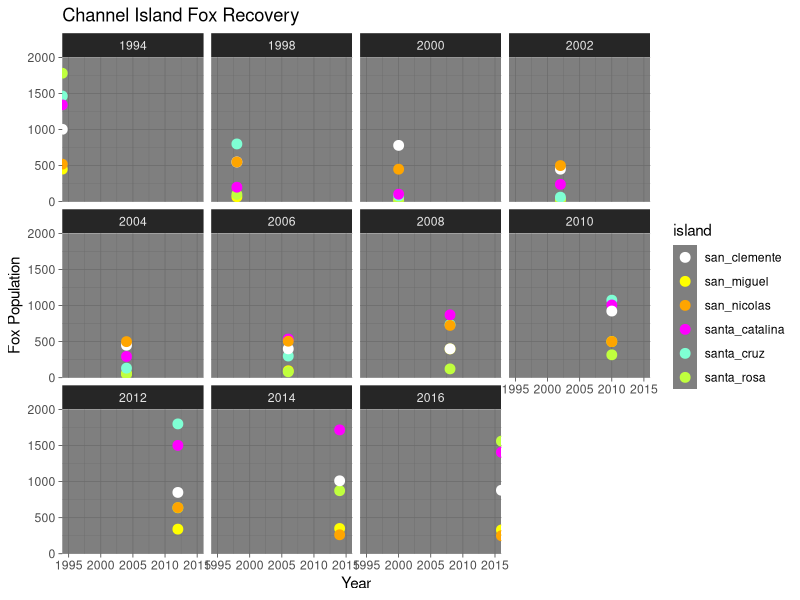

Reproduce this figure in R. (Note: this script raises an error after producing the figure.)
## ---- chunk 1
knitr::opts_chunk$set(echo = TRUE)
## ---- chunk 2
library(tidyverse)
library(gganimate)
library(ggrepel)
library(ggridges)
## ---- chunk 3

# Get data:
ci_fox_pop <- read_csv("ci_fox_pop.csv")

# Gather it:
fox <- ci_fox_pop %>% 
  gather(island, pop, san_miguel:san_nicolas)

# Make a static plot frst! 
ggplot(fox, aes(x = year, y = pop)) +
  geom_point(size = 3, aes(color = island)) +
  theme_dark() +
  scale_colour_manual(values = c("white", "yellow","orange","magenta", "aquamarine","olivedrab1")) +
  labs(x = "Year", y = "Fox Population", title = "Channel Island Fox Recovery") +
  scale_y_continuous(expand = c(0,0), limits = c(0,2000)) +
  scale_x_continuous(expand = c(0,0), limits = c(1994, 2016)) +
  facet_wrap(~year)# yes, this makes no sense - but this is what we want. All of the different states are plotting separately. That's good! We're going to combine them using gganimate transitions. 
## ---- chunk 4

# Make an animated version (remove facet_wrap, instead add animation) - 30 seconds

ggplot(fox, aes(x = year, y = pop)) +
  geom_point(size = 3, aes(color = island)) +
  theme_dark() +
  scale_colour_manual(values = c("white", "yellow","orange","magenta", "aquamarine","olivedrab1")) +
  labs(x = "Year", y = "Fox Population", title = "Channel Island Fox Recovery") +
  scale_y_continuous(expand = c(0,0), limits = c(0,2000)) +
  scale_x_continuous(expand = c(0,0), limits = c(1994, 2016)) +
  transition_states(states = year, transition_length = 1, state_length = 1, wrap = FALSE)

## ---- chunk 5

ggplot(fox, aes(x = year, y = pop)) +
  geom_point(size = 3, aes(color = island)) +
  theme_dark() +
  scale_colour_manual(values = c("white", "yellow","orange","magenta", "aquamarine","olivedrab1")) +
  labs(x = "Year", y = "Fox Population", title = "Channel Island Fox Recovery") +
  scale_y_continuous(expand = c(0,0), limits = c(0,2000)) +
  scale_x_continuous(expand = c(0,0), limits = c(1994, 2016)) +
  transition_states(states = year, transition_length = 1, state_length = 1, wrap = FALSE) +
  ease_aes('cubic-in-out') +
  shadow_wake(wake_length = 0.2) 

## ---- chunk 6
# Also try shadow_mark to leave a point:

ggplot(fox, aes(x = year, y = pop)) +
  geom_point(size = 3, aes(color = island)) +
  theme_dark() +
  scale_colour_manual(values = c("white", "yellow","orange","magenta", "aquamarine","olivedrab1")) +
  labs(x = "Year", y = "Fox Population", title = "Channel Island Fox Recovery") +
  scale_y_continuous(expand = c(0,0), limits = c(0,2000)) +
  scale_x_continuous(expand = c(0,0), limits = c(1994, 2016)) +
  transition_states(states = year, transition_length = 1, state_length = 1, wrap = FALSE) +
  ease_aes('cubic-in-out') +
  shadow_mark()
## ---- chunk 7
# And now with a line graph (transition_reveal):

ggplot(fox, aes(x = year, y = pop)) +
  geom_line(size = 1, aes(color = island)) +
  theme_dark() +
  scale_colour_manual(values = c("white", "yellow","orange","magenta", "aquamarine","olivedrab1")) +
  labs(x = "Year", y = "Fox Population", title = "Channel Island Fox Recovery") +
  scale_y_continuous(expand = c(0,0), limits = c(0,2000)) +
  scale_x_continuous(expand = c(0,0), limits = c(1994, 2016)) +
  transition_reveal(id = island, along = year) + # really wants two things...
  ease_aes('quadratic-in-out')

## ---- chunk 8

ggplot(fox, aes(x = year, y = pop, group = island)) +
  geom_line(size = 1, aes(color = island)) +
  geom_segment(aes(xend = 2016, yend = pop), linetype = 2, colour = 'grey') + 
  geom_label(aes(x = 2016.5, label = island, fill = island), hjust = 0, color = "black") + 
  theme_dark() +
  theme(legend.position = "none") +
  scale_color_manual(values = c("white", "yellow","orange","magenta", "aquamarine","olivedrab1")) +
  scale_fill_manual(values = c("white", "yellow","orange","magenta", "aquamarine","olivedrab1")) +
  labs(x = "Year", y = "Fox Population", title = "Channel Island Fox Recovery\nYear: {frame_along}") +
  scale_y_continuous(expand = c(0,0), limits = c(0,2000)) +
  scale_x_continuous(expand = c(0,0), limits = c(1994, 2022)) +
  transition_reveal(id = island, along = year) + # really wants two things...
  ease_aes('quadratic-in-out')

## ---- chunk 9
View(starwars)
## ---- chunk 10
sw <- starwars %>% 
  filter(species == "Human" | species == "Droid" | species == "Wookiee" | species == "Ewok") %>% 
  mutate(species = factor(species))

sw$species <- fct_relevel(sw$species, "Ewok","Droid","Human","Wookiee")
## ---- chunk 11

# Static version: 

ggplot(sw, aes(x = height, y = mass, label = name)) +
  geom_point(aes(color = species)) + 
  geom_text_repel(size = 2, segment.color = "gray60", segment.size = 0.2) +
  scale_color_manual(values = c("orange","navyblue","magenta","forestgreen")) +
  theme_bw()# Yeah, looks bad but this is what we want! 

## ---- chunk 12
# Animated version (copied from above, minus facet_wrap): 

sw_graph <- ggplot(sw, aes(x = height, y = mass, label = name)) +
  geom_point(aes(color = species), size = 3) + 
  labs(title = "Species: {current_frame}") +
  geom_text_repel(size = 3, segment.color = "gray60", segment.size = 0.2) + 
  scale_color_manual(values = c("orange","navyblue","magenta","forestgreen")) +
  theme_bw() +
  transition_manual(frames = species) # No tweening! That makes sense if you don't have a logical path between states. Just want discrete frames that follow each other. Note: There is an argument 'cumulative = TRUE' that seems to be under development with some issues in newer versions...check back later to see if working. 

sw_graph

# Rendering so you can send this to all your friends:
# animate(sw_graph, nframes = 4, renderer = gifski_renderer("sw_graph.gif"))

## ---- chunk 13

ggplot(sw, aes(x = height, y = mass, label = name)) +
  geom_point(color = "gray50", size = 4) +
  geom_smooth(method = "lm", se = FALSE, color = "black", lty = 5, size = 0.5) +
  geom_smooth(method = "lm", se = TRUE, color = "NA") +
  scale_color_manual(values = c("orange","navyblue","magenta","forestgreen")) +
  theme_bw() +
  transition_layers(layer_length = 1, transition_length = 2) +
  enter_fade()

## ---- chunk 14

sw_planets <- starwars %>% 
  filter(homeworld == "Tatooine" | homeworld == "Naboo")

ggplot(sw_planets, aes(x = homeworld, y = height)) +
  geom_boxplot(aes(fill = homeworld)) +
  geom_jitter(aes(color = homeworld), width = 0.1) +
  geom_violin(aes(color = homeworld, fill = homeworld)) +
  theme_bw() +
  transition_layers(layer_length = 1, transition_length = 2, keep_layers = FALSE) +
  enter_fade() +
  exit_fade()

## ---- chunk 15

abalone <- read_csv("abalone.csv") %>% 
  filter(sex == "M" | sex == "F" | sex == "I") %>% 
  filter(age_years > 4 & age_years < 25)

ggplot(abalone, aes(x = length_mm, y = age_years, fill = sex, color = sex)) +
  geom_density_ridges(alpha = 0.5) +
  scale_fill_manual(values = c("purple","navy","aquamarine")) +
  scale_color_manual(values = c("purple","navy","aquamarine")) + theme_minimal() +
  labs(x = "Shell Length (mm)", y = "Abalone Age (years)") +
  transition_states(age_years, transition_length = 1, state_length = 1) +
  shadow_mark()

## ---- chunk 16

ggplot(abalone, aes(x = length_mm, y = diameter_mm)) +
  geom_point(aes(color = age_years, size = height_mm)) +
  labs(title = "Abalone age: {closest_state} years", x = "Length (") +
  theme_dark()+
  scale_color_gradientn(colors = c("magenta","orange","yellow","white")) +
  transition_states(age_years, transition_length = 1, state_length = 2) +
  enter_fade()+
  exit_fade() +
  shadow_mark()
## ---- chunk 17
# Another one: 

ggplot(abalone, aes(x = age_years, y = diameter_mm)) +
  geom_point(aes(size = length_mm, color = diameter_mm)) +
  scale_color_gradient(low = "magenta", high = "yellow") +
  theme_dark()+
  transition_states(age_years, transition_length = 2, state_length = 3) +
  shadow_mark() +
  enter_fade() +
  ease_aes('back-in')
## ---- chunk 18

# Animated column plot:

ggplot(ChickWeight, aes(x = Chick, y = weight)) +
  geom_col(aes(fill = Diet)) +
  labs(title = "Age (days): {closest_state}") +
  scale_fill_manual(values = c("yellow","orange","coral","magenta")) +
  scale_y_continuous(expand = c(0,0)) +
  theme_dark() +
  transition_states(Time, transition_length = 3, state_length = 1)

## ---- chunk 19

# Find mean weight by time for each feed type
mean_wt <- ChickWeight %>% 
  group_by(Diet, Time) %>% 
  summarize(
    mean_wt = mean(weight)
  )

# Animated line plot

ggplot(mean_wt, aes(x = Time, y = mean_wt, label = Diet)) +
  geom_line(aes(color = Diet)) +
  geom_text(nudge_x = 0.2, nudge_y = 5) +
  theme_light() +
  scale_color_manual(values = c("dodgerblue","green3","purple","orange")) +
  transition_reveal(Diet, Time)
